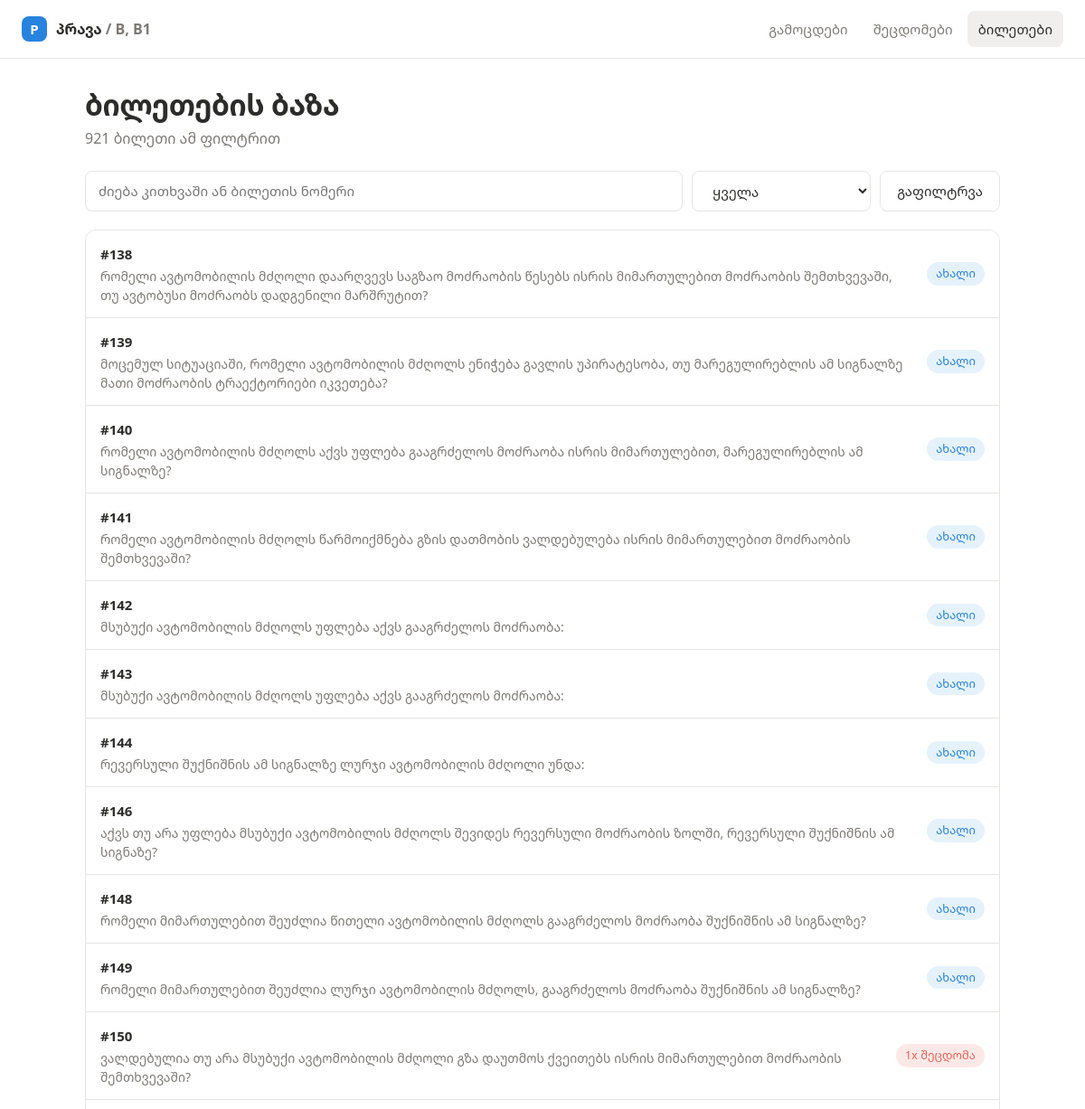
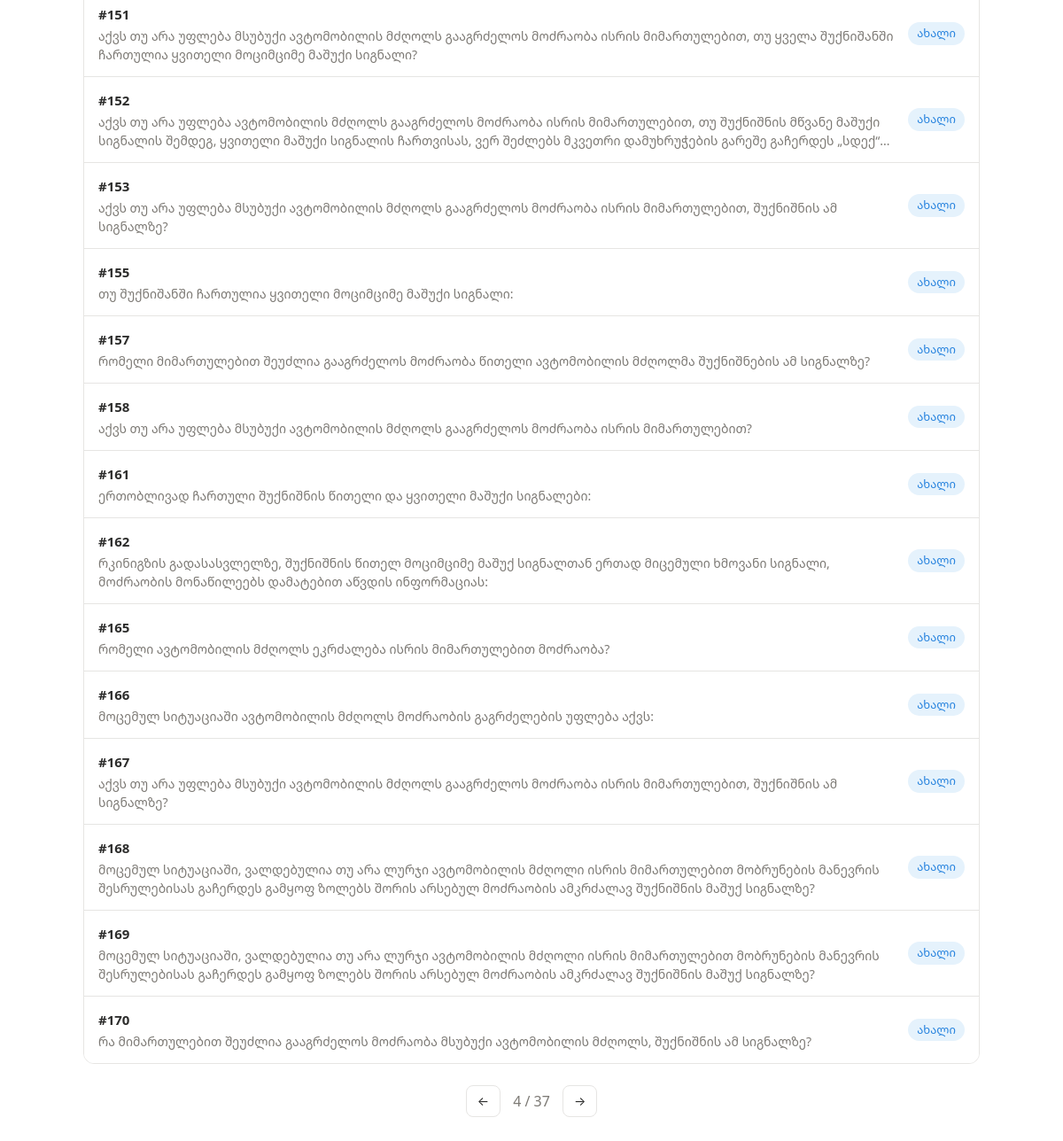
Page /bank?page=4&state=all&q= on the committed database (2 pictures, top to bottom).
### tables this page shows
CREATE TABLE ticket_stats (
    ticket_id      INTEGER PRIMARY KEY REFERENCES tickets(id),
    seen           INTEGER NOT NULL DEFAULT 0,
    wrong          INTEGER NOT NULL DEFAULT 0,
    right_count    INTEGER NOT NULL DEFAULT 0,
    correct_streak INTEGER NOT NULL DEFAULT 0,
    mastered       INTEGER NOT NULL DEFAULT 0,
    last_seen      TEXT
);

CREATE TABLE tickets (
    id            INTEGER PRIMARY KEY,          -- ticket number on teoria.on.ge
    category      TEXT    NOT NULL DEFAULT 'B',
    question      TEXT    NOT NULL,
    answers_json  TEXT    NOT NULL,             -- JSON array of answer strings
    correct_index INTEGER,                      -- 0-based; NULL = unknown (needs scraping fix)
    image         TEXT,                         -- relative path under static/, or NULL
    layout        TEXT,                         -- site layout classes: cutoff-N answers-num-N ...
    explanation   TEXT,
    source_url    TEXT,
    imported_at   TEXT
);

### app.py (the view)
@app.get("/bank")
def bank():
    state = request.args.get("state", "all")
    query = (request.args.get("q") or "").strip()
    page = max(int(request.args.get("page", 1)), 1)
    per_page = 25
    where, params = [], []
    if state == "mastered":
        where.append("s.mastered = 1")
    elif state == "wrong":
        where.append("s.wrong > 0 AND s.mastered = 0")
    elif state == "unseen":
        where.append("s.seen = 0")
    if query:
        where.append("(t.question LIKE ? OR t.id = ?)")
        params += [f"%{query}%", query if query.isdigit() else -1]
    clause = ("WHERE " + " AND ".join(where)) if where else ""
    with db.connect() as conn:
        total = conn.execute(
            f"SELECT COUNT(*) c FROM tickets t JOIN ticket_stats s ON s.ticket_id = t.id {clause}",
            params,
        ).fetchone()["c"]
        rows = conn.execute(
            f"""
            SELECT t.*, s.seen, s.wrong, s.mastered
            FROM tickets t JOIN ticket_stats s ON s.ticket_id = t.id
            {clause}
            ORDER BY t.id LIMIT ? OFFSET ?
            """,
            [*params, per_page, (page - 1) * per_page],
        ).fetchall()
    items = [db.ticket_row_to_dict(r) for r in rows]
    return render_template("bank.html", items=items, total=total, page=page,
                           pages=max((total + per_page - 1) // per_page, 1),
                           state=state, query=query)

### app.py (called while the page is built)
@app.before_request
def ensure_db() -> None:
    db.init_db()

### db.py (called while the page is built)
def connect() -> sqlite3.Connection:
    conn = sqlite3.connect(DB_PATH)
    conn.row_factory = sqlite3.Row
    conn.execute("PRAGMA foreign_keys = ON")
    return conn

def _migrate(conn: sqlite3.Connection) -> None:
    for table, columns in MIGRATIONS.items():
        have = {r["name"] for r in conn.execute(f"PRAGMA table_info({table})")}
        for name, decl in columns.items():
            if name not in have:
                conn.execute(f"ALTER TABLE {table} ADD COLUMN {name} {decl}")

def init_db() -> None:
    DB_PATH.parent.mkdir(parents=True, exist_ok=True)
    with connect() as conn:
        conn.executescript(SCHEMA_PATH.read_text(encoding="utf-8"))
        _migrate(conn)

def ticket_row_to_dict(row: sqlite3.Row) -> dict:
    data = dict(row)
    data["answers"] = json.loads(data.pop("answers_json"))
    return data

### templates/bank.html (shortened to what this page needs)
{% extends "base.html" %}
{% set active = 'bank' %}
{% block content %}
<div class="page-head">
  <div>
    <h1>ბილეთების ბაზა</h1>
    <p class="sub">{{ total }} ბილეთი ამ ფილტრით</p>
  </div>
</div>
<form class="filters" method="get">
  <input type="search" name="q" value="{{ query }}" placeholder="ძიება კითხვაში ან ბილეთის ნომერი">
  <select name="state" class="btn" onchange="this.form.submit()">
    <option value="all" {{ 'selected' if state == 'all' }}>ყველა</option>
  </select>
  <button class="btn">გაფილტრვა</button>
</form>
<div class="list">
  {% for t in items %}
  <div class="row">
    <div class="row-main">
      <b>#{{ t.id }}</b>
      <p>{{ t.question }}</p>
    </div>
    <div class="row-side">
      {% if t.mastered %}<span class="chip chip-pass">დაუჭერა</span>
      {% elif t.wrong %}<span class="chip chip-fail">{{ t.wrong }}x შეცდომა</span>
      {% elif t.seen %}<span class="chip">ნახული</span>
      {% else %}<span class="chip chip-new">ახალი</span>{% endif %}
    </div>
  </div>
  {% endfor %}
</div>
<div class="pager">
  {% if page > 1 %}<a class="btn btn-sm" href="{{ url_for('bank', page=page-1, state=state, q=query) }}">←</a>{% endif %}
  <span class="muted">{{ page }} / {{ pages }}</span>
  {% if page < pages %}<a class="btn btn-sm" href="{{ url_for('bank', page=page+1, state=state, q=query) }}">→</a>{% endif %}
</div>
{% endblock %}

### static/css/app.css (style rules this page uses)
:root { --text: #2C2C2B; --muted: #7D7A75; --canvas: #FFFFFF; --soft: #F9F8F7; --surface2: #F0EFED; --border: #E6E5E3; --blue: #2783DE; --blue-soft: #E5F2FC; --green: #46A171; --green-soft: #E8F1EC; --orange: #D5803B; --orange-soft: #FBEBDE; --red: #E56458; --red-soft: #FCE9E7; --radius: 8px; --radius-lg: 12px; --shadow: 0 1px 2px rgba(0,0,0,.05), 0 4px 12px rgba(0,0,0,.04); --font: 'BPG Arial', 'Noto Sans Georgian', 'Droid Sans Georgian', 'Segoe UI', system-ui, -apple-system, Arial, sans-serif; }
* { box-sizing: border-box; }
html, body { margin: 0; padding: 0; }
body { background: var(--canvas); color: var(--text); font-family: var(--font); font-size: 16px; line-height: 1.5; -webkit-font-smoothing: antialiased; }
a { color: inherit; text-decoration: none; }
.muted { color: var(--muted); }
.page-head { display: flex; align-items: flex-end; justify-content: space-between; gap: 24px; flex-wrap: wrap; margin-bottom: 24px; }
h1 { font-size: 32px; line-height: 1.2; margin: 0 0 6px; letter-spacing: -.01em; }
.sub { color: var(--muted); margin: 0; }
.btn { display: inline-flex; align-items: center; justify-content: center; gap: 8px; min-height: 44px; padding: 10px 18px; border-radius: var(--radius); border: 1px solid var(--border); background: var(--canvas); color: var(--text); font: inherit; font-size: 15px; cursor: pointer; transition: .15s ease; }
.btn-sm { min-height: 36px; padding: 6px 12px; font-size: 14px; }
.chip { display: inline-flex; align-items: center; gap: 6px; padding: 3px 10px; border-radius: 999px; font-size: 13px; font-weight: 500; background: var(--surface2); color: var(--muted); }
.chip-fail { background: var(--red-soft); color: var(--red); }
.chip-new { background: var(--blue-soft); color: var(--blue); }
.list { display: flex; flex-direction: column; border: 1px solid var(--border); border-radius: var(--radius-lg); overflow: hidden; }
.row { display: flex; align-items: center; justify-content: space-between; gap: 16px; padding: 14px 16px; border-bottom: 1px solid var(--border); background: var(--canvas); }
.row:last-child { border-bottom: none; }
.row-main { min-width: 0; }
.row-main b { font-size: 15px; }
.row-main p { margin: 2px 0 0; color: var(--muted); font-size: 14px; overflow: hidden; text-overflow: ellipsis; display: -webkit-box; -webkit-line-clamp: 2; -webkit-box-orient: vertical; }
.row-side { display: flex; align-items: center; gap: 10px; flex: none; }
.filters { display: flex; gap: 10px; flex-wrap: wrap; margin-bottom: 20px; }
.filters input[type=search] { flex: 1; min-width: 220px; min-height: 44px; padding: 10px 14px; border: 1px solid var(--border); border-radius: var(--radius); background: var(--canvas); color: var(--text); font: inherit; font-size: 15px; }
.filters select.btn { padding-right: 12px; }
.pager { display: flex; align-items: center; justify-content: center; gap: 14px; margin-top: 24px; }

### rows in the picture
ticket_stats: id "138", question "რომელი ავტომობილის მძღოლი დაარღვევს საგზაო მოძრაობის წესებს ისრის მიმართულებით მოძრაობის შემთხვევაში, თუ ავტობუსი მოძრაობს დადგენილი მარშრუტით?", mastered "ახალი"
ticket_stats: id "139", question "მოცემულ სიტუაციაში, რომელი ავტომობილის მძღოლს ენიჭება გავლის უპირატესობა, თუ მარეგულირებლის ამ სიგნალზე მათი მოძრაობის ტრაექტორიები იკვეთება?", mastered "ახალი"
ticket_stats: id "140", question "რომელი ავტომობილის მძღოლს აქვს უფლება გააგრძელოს მოძრაობა ისრის მიმართულებით, მარეგულირებლის ამ სიგნალზე?", mastered "ახალი"
ticket_stats: id "141", question "რომელი ავტომობილის მძღოლს წარმოიქმნება გზის დათმობის ვალდებულება ისრის მიმართულებით მოძრაობის შემთხვევაში?", mastered "ახალი"
ticket_stats: id "142", question "მსუბუქი ავტომობილის მძღოლს უფლება აქვს გააგრძელოს მოძრაობა:", mastered "ახალი"
ticket_stats: id "143", question "მსუბუქი ავტომობილის მძღოლს უფლება აქვს გააგრძელოს მოძრაობა:", mastered "ახალი"
ticket_stats: id "144", question "რევერსული შუქნიშნის ამ სიგნალზე ლურჯი ავტომობილის მძღოლი უნდა:", mastered "ახალი"
ticket_stats: id "146", question "აქვს თუ არა უფლება მსუბუქი ავტომობილის მძღოლს შევიდეს რევერსული მოძრაობის ზოლში, რევერსული შუქნიშნის ამ სიგნაზე?", mastered "ახალი"
ticket_stats: id "148", question "რომელი მიმართულებით შეუძლია წითელი ავტომობილის მძღოლს გააგრძელოს მოძრაობა შუქნიშნის ამ სიგნალზე?", mastered "ახალი"
ticket_stats: id "149", question "რომელი მიმართულებით შეუძლია ლურჯი ავტომობილის მძღოლს, გააგრძელოს მოძრაობა შუქნიშნის ამ სიგნალზე?", mastered "ახალი"
ticket_stats: id "150", question "ვალდებულია თუ არა მსუბუქი ავტომობილის მძღოლი გზა დაუთმოს ქვეითებს ისრის მიმართულებით მოძრაობის შემთხვევაში?", wrong "1"
ticket_stats: id "151", question "აქვს თუ არა უფლება მსუბუქი ავტომობილის მძღოლს გააგრძელოს მოძრაობა ისრის მიმართულებით, თუ ყველა შუქნიშანში ჩართულია ყვითელი მოციმციმე მაშუქი სიგნალი?", mastered "ახალი"
ticket_stats: id "152", question "აქვს თუ არა უფლება ავტომობილის მძღოლს გააგრძელოს მოძრაობა ისრის მიმართულებით, თუ შუქნიშნის მწვანე მაშუქი სიგნალის შემდეგ, ყვითელი მაშუქი სიგნალის ჩართვისას, ვერ შეძლებს მკვეთრი დამუხრუჭების გარეშე გაჩერდეს…", mastered "ახალი"
ticket_stats: id "153", question "აქვს თუ არა უფლება მსუბუქი ავტომობილის მძღოლს გააგრძელოს მოძრაობა ისრის მიმართულებით, შუქნიშნის ამ სიგნალზე?", mastered "ახალი"
ticket_stats: id "155", question "თუ შუქნიშანში ჩართულია ყვითელი მოციმციმე მაშუქი სიგნალი:", mastered "ახალი"
ticket_stats: id "157", question "რომელი მიმართულებით შეუძლია გააგრძელოს მოძრაობა წითელი ავტომობილის მძღოლმა შუქნიშნების ამ სიგნალზე?", mastered "ახალი"
ticket_stats: id "158", question "აქვს თუ არა უფლება მსუბუქი ავტომობილის მძღოლს გააგრძელოს მოძრაობა ისრის მიმართულებით?", mastered "ახალი"
ticket_stats: id "161", question "ერთობლივად ჩართული შუქნიშნის წითელი და ყვითელი მაშუქი სიგნალები:", mastered "ახალი"
ticket_stats: id "162", question "რკინიგზის გადასასვლელზე, შუქნიშნის წითელ მოციმციმე მაშუქ სიგნალთან ერთად მიცემული ხმოვანი სიგნალი, მოძრაობის მონაწილეებს დამატებით აწვდის ინფორმაციას:", mastered "ახალი"
ticket_stats: id "165", question "რომელი ავტომობილის მძღოლს ეკრძალება ისრის მიმართულებით მოძრაობა?", mastered "ახალი"
ticket_stats: id "166", question "მოცემულ სიტუაციაში ავტომობილის მძღოლს მოძრაობის გაგრძელების უფლება აქვს:", mastered "ახალი"
ticket_stats: id "167", question "აქვს თუ არა უფლება მსუბუქი ავტომობილის მძღოლს გააგრძელოს მოძრაობა ისრის მიმართულებით, შუქნიშნის ამ სიგნალზე?", mastered "ახალი"
ticket_stats: id "168", question "მოცემულ სიტუაციაში, ვალდებულია თუ არა ლურჯი ავტომობილის მძღოლი ისრის მიმართულებით მობრუნების მანევრის შესრულებისას გაჩერდეს გამყოფ ზოლებს შორის არსებულ მოძრაობის ამკრძალავ შუქნიშნის მაშუქ სიგნალზე?", mastered "ახალი"
ticket_stats: id "169", question "მოცემულ სიტუაციაში, ვალდებულია თუ არა ლურჯი ავტომობილის მძღოლი ისრის მიმართულებით მობრუნების მანევრის შესრულებისას გაჩერდეს გამყოფ ზოლებს შორის არსებულ მოძრაობის ამკრძალავ შუქნიშნის მაშუქ სიგნალზე?", mastered "ახალი"
ticket_stats: id "170", question "რა მიმართულებით შეუძლია გააგრძელოს მოძრაობა მსუბუქი ავტომობილის მძღოლს, შუქნიშნის ამ სიგნალზე?", mastered "ახალი"

### other values in the picture
{{ total }} "921"
{{ page }} "4"
{{ pages }} "37"
